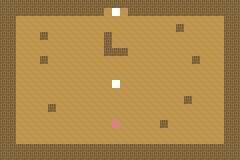

Below is a game level as drawn by its tile map, then a one-line description and the .tmx file that defines it, in full:
An orthogonal 30x20 tile map with 8x8 px tiles, 5 tile layers (Background, Collidable, Movable, Finish, ...).

<map version="1.10" tiledversion="1.10.2" orientation="orthogonal" renderorder="right-down" width="30" height="20" tilewidth="8" tileheight="8" infinite="0" nextlayerid="6" nextobjectid="1">
 <editorsettings>
  <export target="lvl2.json" format="json" />
 </editorsettings>
 <tileset firstgid="1" source="Desert.tsx" />
 <layer id="1" name="Background" class="Background" width="30" height="20">
  <data encoding="csv">
5,5,5,5,5,5,5,5,5,5,5,5,5,5,5,5,5,5,5,5,5,5,5,5,5,5,5,5,5,5,
5,5,5,5,5,5,5,5,5,5,5,5,5,5,5,5,5,5,5,5,5,5,5,5,5,5,5,5,5,5,
5,5,5,5,5,5,5,5,5,5,5,5,5,5,5,5,5,5,5,5,5,5,5,5,5,5,5,5,5,5,
5,5,5,5,5,5,5,5,5,5,5,5,5,5,5,5,5,5,5,5,5,5,5,5,5,5,5,5,5,5,
5,5,5,5,5,5,5,5,5,5,5,5,5,5,5,5,5,5,5,5,5,5,5,5,5,5,5,5,5,5,
5,5,5,5,5,5,5,5,5,5,5,5,5,5,5,5,5,5,5,5,5,5,5,5,5,5,5,5,5,5,
5,5,5,5,5,5,5,5,5,5,5,5,5,5,5,5,5,5,5,5,5,5,5,5,5,5,5,5,5,5,
5,5,5,5,5,5,5,5,5,5,5,5,5,5,5,5,5,5,5,5,5,5,5,5,5,5,5,5,5,5,
5,5,5,5,5,5,5,5,5,5,5,5,5,5,5,5,5,5,5,5,5,5,5,5,5,5,5,5,5,5,
5,5,5,5,5,5,5,5,5,5,5,5,5,5,5,5,5,5,5,5,5,5,5,5,5,5,5,5,5,5,
5,5,5,5,5,5,5,5,5,5,5,5,5,5,5,5,5,5,5,5,5,5,5,5,5,5,5,5,5,5,
5,5,5,5,5,5,5,5,5,5,5,5,5,5,5,5,5,5,5,5,5,5,5,5,5,5,5,5,5,5,
5,5,5,5,5,5,5,5,5,5,5,5,5,5,5,5,5,5,5,5,5,5,5,5,5,5,5,5,5,5,
5,5,5,5,5,5,5,5,5,5,5,5,5,5,5,5,5,5,5,5,5,5,5,5,5,5,5,5,5,5,
5,5,5,5,5,5,5,5,5,5,5,5,5,5,5,5,5,5,5,5,5,5,5,5,5,5,5,5,5,5,
5,5,5,5,5,5,5,5,5,5,5,5,5,5,5,5,5,5,5,5,5,5,5,5,5,5,5,5,5,5,
5,5,5,5,5,5,5,5,5,5,5,5,5,5,5,5,5,5,5,5,5,5,5,5,5,5,5,5,5,5,
5,5,5,5,5,5,5,5,5,5,5,5,5,5,5,5,5,5,5,5,5,5,5,5,5,5,5,5,5,5,
5,5,5,5,5,5,5,5,5,5,5,5,5,5,5,5,5,5,5,5,5,5,5,5,5,5,5,5,5,5,
5,5,5,5,5,5,5,5,5,5,5,5,5,5,5,5,5,5,5,5,5,5,5,5,5,5,5,5,5,5
</data>
 </layer>
 <layer id="2" name="Collidable" class="Collidable" width="30" height="20">
  <data encoding="csv">
6,6,6,6,6,6,6,6,6,6,6,6,6,6,6,6,6,6,6,6,6,6,6,6,6,6,6,6,6,6,
6,6,6,6,6,6,6,6,6,6,6,6,6,0,0,0,6,6,6,6,6,6,6,6,6,6,6,6,6,6,
6,6,0,0,0,0,0,0,0,0,0,0,0,0,0,0,0,0,0,0,0,0,0,0,0,0,0,0,6,6,
6,6,0,0,0,0,0,0,0,0,0,0,0,0,0,0,0,0,0,0,0,0,6,0,0,0,0,0,6,6,
6,6,0,0,0,6,0,0,0,0,0,0,0,6,0,0,0,0,0,0,0,0,0,0,0,0,0,0,6,6,
6,6,0,0,0,0,0,0,0,0,0,0,0,6,0,0,0,0,0,0,0,0,0,0,0,0,0,0,6,6,
6,6,0,0,0,0,0,0,0,0,0,0,0,6,6,6,0,0,0,0,0,0,0,0,0,0,0,0,6,6,
6,6,0,0,0,6,0,0,0,0,0,0,0,0,0,0,0,0,0,0,0,0,0,0,6,0,0,0,6,6,
6,6,0,0,0,0,0,0,0,0,0,0,0,0,0,0,0,0,0,0,0,0,0,0,0,0,0,0,6,6,
6,6,0,0,0,0,0,0,0,0,0,0,0,0,0,0,0,0,0,0,0,0,0,0,0,0,0,0,6,6,
6,6,0,0,0,0,0,0,0,0,0,0,0,0,0,0,0,0,0,0,0,0,0,0,0,0,0,0,6,6,
6,6,0,0,0,0,0,0,0,0,0,0,0,0,0,0,0,0,0,0,0,0,0,0,0,0,0,0,6,6,
6,6,0,0,0,0,0,0,0,0,0,0,0,0,0,0,0,0,0,0,0,0,0,6,0,0,0,0,6,6,
6,6,0,0,0,0,6,0,0,0,0,0,0,0,0,0,0,0,0,0,0,0,0,0,0,0,0,0,6,6,
6,6,0,0,0,0,0,0,0,0,0,0,0,0,0,0,0,0,0,0,0,0,0,0,0,0,0,0,6,6,
6,6,0,0,0,0,0,0,0,0,0,0,0,0,0,0,0,0,0,0,6,0,0,0,0,0,0,0,6,6,
6,6,0,0,0,0,0,0,0,0,0,0,0,0,0,0,0,0,0,0,0,0,0,0,0,0,0,0,6,6,
6,6,0,0,0,0,0,0,0,0,0,0,0,0,0,0,0,0,0,0,0,0,0,0,0,0,0,0,6,6,
6,6,6,6,6,6,6,6,6,6,6,6,6,6,6,6,6,6,6,6,6,6,6,6,6,6,6,6,6,6,
6,6,6,6,6,6,6,6,6,6,6,6,6,6,6,6,6,6,6,6,6,6,6,6,6,6,6,6,6,6
</data>
 </layer>
 <layer id="3" name="Movable" class="Movable" width="30" height="20">
  <data encoding="csv">
0,0,0,0,0,0,0,0,0,0,0,0,0,0,0,0,0,0,0,0,0,0,0,0,0,0,0,0,0,0,
0,0,0,0,0,0,0,0,0,0,0,0,0,0,0,0,0,0,0,0,0,0,0,0,0,0,0,0,0,0,
0,0,0,0,0,0,0,0,0,0,0,0,0,0,0,0,0,0,0,0,0,0,0,0,0,0,0,0,0,0,
0,0,0,0,0,0,0,0,0,0,0,0,0,0,0,0,0,0,0,0,0,0,0,0,0,0,0,0,0,0,
0,0,0,0,0,0,0,0,0,0,0,0,0,0,0,0,0,0,0,0,0,0,0,0,0,0,0,0,0,0,
0,0,0,0,0,0,0,0,0,0,0,0,0,0,0,0,0,0,0,0,0,0,0,0,0,0,0,0,0,0,
0,0,0,0,0,0,0,0,0,0,0,0,0,0,0,0,0,0,0,0,0,0,0,0,0,0,0,0,0,0,
0,0,0,0,0,0,0,0,0,0,0,0,0,0,0,0,0,0,0,0,0,0,0,0,0,0,0,0,0,0,
0,0,0,0,0,0,0,0,0,0,0,0,0,0,0,0,0,0,0,0,0,0,0,0,0,0,0,0,0,0,
0,0,0,0,0,0,0,0,0,0,0,0,0,0,0,0,0,0,0,0,0,0,0,0,0,0,0,0,0,0,
0,0,0,0,0,0,0,0,0,0,0,0,0,0,0,0,0,0,0,0,0,0,0,0,0,0,0,0,0,0,
0,0,0,0,0,0,0,0,0,0,0,0,0,0,0,0,0,0,0,0,0,0,0,0,0,0,0,0,0,0,
0,0,0,0,0,0,0,0,0,0,0,0,0,0,0,0,0,0,0,0,0,0,0,0,0,0,0,0,0,0,
0,0,0,0,0,0,0,0,0,0,0,0,0,0,0,0,0,0,0,0,0,0,0,0,0,0,0,0,0,0,
0,0,0,0,0,0,0,0,0,0,0,0,0,0,0,0,0,0,0,0,0,0,0,0,0,0,0,0,0,0,
0,0,0,0,0,0,0,0,0,0,0,0,0,0,3,0,0,0,0,0,0,0,0,0,0,0,0,0,0,0,
0,0,0,0,0,0,0,0,0,0,0,0,0,0,0,0,0,0,0,0,0,0,0,0,0,0,0,0,0,0,
0,0,0,0,0,0,0,0,0,0,0,0,0,0,0,0,0,0,0,0,0,0,0,0,0,0,0,0,0,0,
0,0,0,0,0,0,0,0,0,0,0,0,0,0,0,0,0,0,0,0,0,0,0,0,0,0,0,0,0,0,
0,0,0,0,0,0,0,0,0,0,0,0,0,0,0,0,0,0,0,0,0,0,0,0,0,0,0,0,0,0
</data>
 </layer>
 <layer id="4" name="Finish" class="Finish" width="30" height="20">
  <data encoding="csv">
0,0,0,0,0,0,0,0,0,0,0,0,0,0,0,0,0,0,0,0,0,0,0,0,0,0,0,0,0,0,
0,0,0,0,0,0,0,0,0,0,0,0,0,0,7,0,0,0,0,0,0,0,0,0,0,0,0,0,0,0,
0,0,0,0,0,0,0,0,0,0,0,0,0,0,0,0,0,0,0,0,0,0,0,0,0,0,0,0,0,0,
0,0,0,0,0,0,0,0,0,0,0,0,0,0,0,0,0,0,0,0,0,0,0,0,0,0,0,0,0,0,
0,0,0,0,0,0,0,0,0,0,0,0,0,0,0,0,0,0,0,0,0,0,0,0,0,0,0,0,0,0,
0,0,0,0,0,0,0,0,0,0,0,0,0,0,0,0,0,0,0,0,0,0,0,0,0,0,0,0,0,0,
0,0,0,0,0,0,0,0,0,0,0,0,0,0,0,0,0,0,0,0,0,0,0,0,0,0,0,0,0,0,
0,0,0,0,0,0,0,0,0,0,0,0,0,0,0,0,0,0,0,0,0,0,0,0,0,0,0,0,0,0,
0,0,0,0,0,0,0,0,0,0,0,0,0,0,0,0,0,0,0,0,0,0,0,0,0,0,0,0,0,0,
0,0,0,0,0,0,0,0,0,0,0,0,0,0,0,0,0,0,0,0,0,0,0,0,0,0,0,0,0,0,
0,0,0,0,0,0,0,0,0,0,0,0,0,0,0,0,0,0,0,0,0,0,0,0,0,0,0,0,0,0,
0,0,0,0,0,0,0,0,0,0,0,0,0,0,0,0,0,0,0,0,0,0,0,0,0,0,0,0,0,0,
0,0,0,0,0,0,0,0,0,0,0,0,0,0,0,0,0,0,0,0,0,0,0,0,0,0,0,0,0,0,
0,0,0,0,0,0,0,0,0,0,0,0,0,0,0,0,0,0,0,0,0,0,0,0,0,0,0,0,0,0,
0,0,0,0,0,0,0,0,0,0,0,0,0,0,0,0,0,0,0,0,0,0,0,0,0,0,0,0,0,0,
0,0,0,0,0,0,0,0,0,0,0,0,0,0,0,0,0,0,0,0,0,0,0,0,0,0,0,0,0,0,
0,0,0,0,0,0,0,0,0,0,0,0,0,0,0,0,0,0,0,0,0,0,0,0,0,0,0,0,0,0,
0,0,0,0,0,0,0,0,0,0,0,0,0,0,0,0,0,0,0,0,0,0,0,0,0,0,0,0,0,0,
0,0,0,0,0,0,0,0,0,0,0,0,0,0,0,0,0,0,0,0,0,0,0,0,0,0,0,0,0,0,
0,0,0,0,0,0,0,0,0,0,0,0,0,0,0,0,0,0,0,0,0,0,0,0,0,0,0,0,0,0
</data>
 </layer>
 <layer id="5" name="Start" class="Start" width="30" height="20">
  <data encoding="csv">
0,0,0,0,0,0,0,0,0,0,0,0,0,0,0,0,0,0,0,0,0,0,0,0,0,0,0,0,0,0,
0,0,0,0,0,0,0,0,0,0,0,0,0,0,0,0,0,0,0,0,0,0,0,0,0,0,0,0,0,0,
0,0,0,0,0,0,0,0,0,0,0,0,0,0,0,0,0,0,0,0,0,0,0,0,0,0,0,0,0,0,
0,0,0,0,0,0,0,0,0,0,0,0,0,0,0,0,0,0,0,0,0,0,0,0,0,0,0,0,0,0,
0,0,0,0,0,0,0,0,0,0,0,0,0,0,0,0,0,0,0,0,0,0,0,0,0,0,0,0,0,0,
0,0,0,0,0,0,0,0,0,0,0,0,0,0,0,0,0,0,0,0,0,0,0,0,0,0,0,0,0,0,
0,0,0,0,0,0,0,0,0,0,0,0,0,0,0,0,0,0,0,0,0,0,0,0,0,0,0,0,0,0,
0,0,0,0,0,0,0,0,0,0,0,0,0,0,0,0,0,0,0,0,0,0,0,0,0,0,0,0,0,0,
0,0,0,0,0,0,0,0,0,0,0,0,0,0,0,0,0,0,0,0,0,0,0,0,0,0,0,0,0,0,
0,0,0,0,0,0,0,0,0,0,0,0,0,0,0,0,0,0,0,0,0,0,0,0,0,0,0,0,0,0,
0,0,0,0,0,0,0,0,0,0,0,0,0,0,7,0,0,0,0,0,0,0,0,0,0,0,0,0,0,0,
0,0,0,0,0,0,0,0,0,0,0,0,0,0,0,0,0,0,0,0,0,0,0,0,0,0,0,0,0,0,
0,0,0,0,0,0,0,0,0,0,0,0,0,0,0,0,0,0,0,0,0,0,0,0,0,0,0,0,0,0,
0,0,0,0,0,0,0,0,0,0,0,0,0,0,0,0,0,0,0,0,0,0,0,0,0,0,0,0,0,0,
0,0,0,0,0,0,0,0,0,0,0,0,0,0,0,0,0,0,0,0,0,0,0,0,0,0,0,0,0,0,
0,0,0,0,0,0,0,0,0,0,0,0,0,0,0,0,0,0,0,0,0,0,0,0,0,0,0,0,0,0,
0,0,0,0,0,0,0,0,0,0,0,0,0,0,0,0,0,0,0,0,0,0,0,0,0,0,0,0,0,0,
0,0,0,0,0,0,0,0,0,0,0,0,0,0,0,0,0,0,0,0,0,0,0,0,0,0,0,0,0,0,
0,0,0,0,0,0,0,0,0,0,0,0,0,0,0,0,0,0,0,0,0,0,0,0,0,0,0,0,0,0,
0,0,0,0,0,0,0,0,0,0,0,0,0,0,0,0,0,0,0,0,0,0,0,0,0,0,0,0,0,0
</data>
 </layer>
</map>
